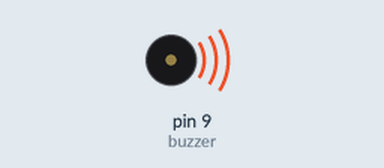
Bench run of a sketch on a simulated Arduino Uno, built with avr-gcc and run on an emulated ATmega328P. Shown: buzzer (waves = sounding).

Above: at 0.1 s.
At 2.83 s:
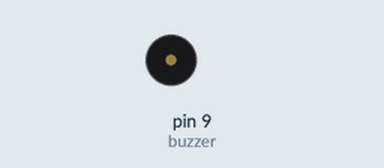
Timing chart, 0 to 3.1 s (numbered marks = the images above):
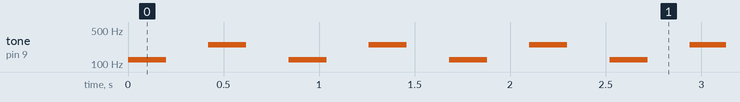

The sketch:

Buzzer.ino
```cpp
int buzzer = 9;

void setup() {
  pinMode(buzzer, OUTPUT);
}

void loop() {
  playTone(122, 200);
  delay(200);

  playTone(250, 200);
  delay(200);
}

void playTone(int frequency, int duration) {
  tone(buzzer, frequency, duration);
  delay(duration + 20);
}
```

Measured:
- by itself, tone on pin 9 (buzzer): repeats every 0.84 s: silent 0.22 s, 250 Hz 0.20 s, silent 0.22 s, 122 Hz 0.20 s
